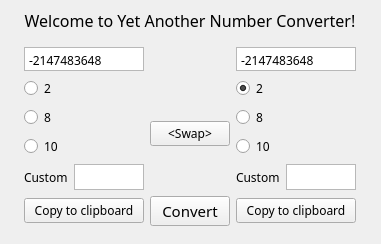
<?xml version="1.0" encoding="UTF-8"?>
<ui version="4.0">
 <class>MainWindow</class>
 <widget class="QMainWindow" name="MainWindow">
  <property name="geometry">
   <rect>
    <x>0</x>
    <y>0</y>
    <width>381</width>
    <height>234</height>
   </rect>
  </property>
  <property name="minimumSize">
   <size>
    <width>350</width>
    <height>0</height>
   </size>
  </property>
  <property name="windowTitle">
   <string>MainWindow</string>
  </property>
  <widget class="QWidget" name="centralwidget">
   <property name="baseSize">
    <size>
     <width>382</width>
     <height>235</height>
    </size>
   </property>
   <layout class="QGridLayout" name="gridLayout_2">
    <item row="2" column="3">
     <spacer name="horizontalSpacer_2">
      <property name="orientation">
       <enum>Qt::Orientation::Horizontal</enum>
      </property>
      <property name="sizeHint" stdset="0">
       <size>
        <width>150</width>
        <height>20</height>
       </size>
      </property>
     </spacer>
    </item>
    <item row="6" column="2">
     <spacer name="verticalSpacer">
      <property name="orientation">
       <enum>Qt::Orientation::Vertical</enum>
      </property>
      <property name="sizeHint" stdset="0">
       <size>
        <width>20</width>
        <height>75</height>
       </size>
      </property>
     </spacer>
    </item>
    <item row="0" column="2">
     <spacer name="verticalSpacer_2">
      <property name="orientation">
       <enum>Qt::Orientation::Vertical</enum>
      </property>
      <property name="sizeHint" stdset="0">
       <size>
        <width>20</width>
        <height>75</height>
       </size>
      </property>
     </spacer>
    </item>
    <item row="2" column="2">
     <widget class="QWidget" name="gridWidget" native="true">
      <layout class="QGridLayout" name="gridLayout">
       <item row="0" column="0">
        <widget class="QTextEdit" name="textEdit">
         <property name="maximumSize">
          <size>
           <width>150</width>
           <height>24</height>
          </size>
         </property>
         <property name="font">
          <font>
           <family>Terminus</family>
          </font>
         </property>
         <property name="cursor" stdset="0">
          <cursorShape>IBeamCursor</cursorShape>
         </property>
         <property name="verticalScrollBarPolicy">
          <enum>Qt::ScrollBarPolicy::ScrollBarAlwaysOff</enum>
         </property>
         <property name="horizontalScrollBarPolicy">
          <enum>Qt::ScrollBarPolicy::ScrollBarAlwaysOff</enum>
         </property>
         <property name="html">
          <string>&lt;!DOCTYPE HTML PUBLIC &quot;-//W3C//DTD HTML 4.0//EN&quot; &quot;http://www.w3.org/TR/REC-html40/strict.dtd&quot;&gt;
&lt;html&gt;&lt;head&gt;&lt;meta name=&quot;qrichtext&quot; content=&quot;1&quot; /&gt;&lt;meta charset=&quot;utf-8&quot; /&gt;&lt;style type=&quot;text/css&quot;&gt;
p, li { white-space: pre-wrap; }
hr { height: 1px; border-width: 0; }
li.unchecked::marker { content: &quot;\2610&quot;; }
li.checked::marker { content: &quot;\2612&quot;; }
&lt;/style&gt;&lt;/head&gt;&lt;body style=&quot; font-family:'Terminus'; font-size:9pt; font-weight:400; font-style:normal;&quot;&gt;
&lt;p style=&quot; margin-top:0px; margin-bottom:0px; margin-left:0px; margin-right:0px; -qt-block-indent:0; text-indent:0px;&quot;&gt;&lt;span style=&quot; font-family:'Sans Serif';&quot;&gt;-2147483648&lt;/span&gt;&lt;/p&gt;&lt;/body&gt;&lt;/html&gt;</string>
         </property>
        </widget>
       </item>
       <item row="0" column="2">
        <widget class="QTextEdit" name="textEdit_7">
         <property name="maximumSize">
          <size>
           <width>150</width>
           <height>24</height>
          </size>
         </property>
         <property name="font">
          <font>
           <family>Terminus</family>
           <bold>false</bold>
          </font>
         </property>
         <property name="cursor" stdset="0">
          <cursorShape>IBeamCursor</cursorShape>
         </property>
         <property name="verticalScrollBarPolicy">
          <enum>Qt::ScrollBarPolicy::ScrollBarAlwaysOff</enum>
         </property>
         <property name="horizontalScrollBarPolicy">
          <enum>Qt::ScrollBarPolicy::ScrollBarAlwaysOff</enum>
         </property>
         <property name="readOnly">
          <bool>true</bool>
         </property>
         <property name="html">
          <string>&lt;!DOCTYPE HTML PUBLIC &quot;-//W3C//DTD HTML 4.0//EN&quot; &quot;http://www.w3.org/TR/REC-html40/strict.dtd&quot;&gt;
&lt;html&gt;&lt;head&gt;&lt;meta name=&quot;qrichtext&quot; content=&quot;1&quot; /&gt;&lt;meta charset=&quot;utf-8&quot; /&gt;&lt;style type=&quot;text/css&quot;&gt;
p, li { white-space: pre-wrap; }
hr { height: 1px; border-width: 0; }
li.unchecked::marker { content: &quot;\2610&quot;; }
li.checked::marker { content: &quot;\2612&quot;; }
&lt;/style&gt;&lt;/head&gt;&lt;body style=&quot; font-family:'Terminus'; font-size:9pt; font-weight:400; font-style:normal;&quot;&gt;
&lt;p style=&quot; margin-top:0px; margin-bottom:0px; margin-left:0px; margin-right:0px; -qt-block-indent:0; text-indent:0px;&quot;&gt;&lt;span style=&quot; font-family:'Sans Serif';&quot;&gt;-2147483648&lt;/span&gt;&lt;/p&gt;&lt;/body&gt;&lt;/html&gt;</string>
         </property>
        </widget>
       </item>
       <item row="1" column="0">
        <layout class="QGridLayout" name="gridLayout_3">
         <item row="2" column="0">
          <widget class="QRadioButton" name="radioButtonTenInput">
           <property name="font">
            <font>
             <family>Terminus</family>
            </font>
           </property>
           <property name="text">
            <string>10</string>
           </property>
           <property name="checked">
            <bool>true</bool>
           </property>
          </widget>
         </item>
         <item row="1" column="0">
          <widget class="QRadioButton" name="radioButtonEightInput">
           <property name="font">
            <font>
             <family>Terminus</family>
            </font>
           </property>
           <property name="text">
            <string>8</string>
           </property>
          </widget>
         </item>
         <item row="0" column="0">
          <widget class="QRadioButton" name="radioButtonTwoInput">
           <property name="font">
            <font>
             <family>Terminus</family>
            </font>
           </property>
           <property name="text">
            <string>2</string>
           </property>
           <property name="checked">
            <bool>false</bool>
           </property>
          </widget>
         </item>
         <item row="3" column="0">
          <layout class="QHBoxLayout" name="horizontalLayout_10">
           <item>
            <widget class="QLabel" name="label">
             <property name="minimumSize">
              <size>
               <width>0</width>
               <height>2</height>
              </size>
             </property>
             <property name="maximumSize">
              <size>
               <width>16777215</width>
               <height>26</height>
              </size>
             </property>
             <property name="font">
              <font>
               <family>Terminus</family>
               <pointsize>9</pointsize>
              </font>
             </property>
             <property name="text">
              <string>Custom</string>
             </property>
            </widget>
           </item>
           <item>
            <widget class="QTextEdit" name="textEdit_2">
             <property name="enabled">
              <bool>true</bool>
             </property>
             <property name="minimumSize">
              <size>
               <width>0</width>
               <height>0</height>
              </size>
             </property>
             <property name="maximumSize">
              <size>
               <width>100</width>
               <height>26</height>
              </size>
             </property>
             <property name="cursor" stdset="0">
              <cursorShape>IBeamCursor</cursorShape>
             </property>
             <property name="verticalScrollBarPolicy">
              <enum>Qt::ScrollBarPolicy::ScrollBarAlwaysOff</enum>
             </property>
             <property name="horizontalScrollBarPolicy">
              <enum>Qt::ScrollBarPolicy::ScrollBarAlwaysOff</enum>
             </property>
            </widget>
           </item>
          </layout>
         </item>
        </layout>
       </item>
       <item row="1" column="1">
        <layout class="QHBoxLayout" name="horizontalLayout_3">
         <item>
          <widget class="QPushButton" name="pushButton">
           <property name="font">
            <font>
             <family>Terminus</family>
             <pointsize>9</pointsize>
            </font>
           </property>
           <property name="text">
            <string>&lt;Swap&gt;</string>
           </property>
          </widget>
         </item>
        </layout>
       </item>
       <item row="1" column="2">
        <layout class="QGridLayout" name="gridLayout_7">
         <item row="1" column="0">
          <widget class="QRadioButton" name="radioButtonEightInput_4">
           <property name="font">
            <font>
             <family>Terminus</family>
            </font>
           </property>
           <property name="text">
            <string>8</string>
           </property>
          </widget>
         </item>
         <item row="0" column="0">
          <widget class="QRadioButton" name="radioButtonTwoInput_4">
           <property name="font">
            <font>
             <family>Terminus</family>
            </font>
           </property>
           <property name="text">
            <string>2</string>
           </property>
           <property name="checked">
            <bool>true</bool>
           </property>
          </widget>
         </item>
         <item row="2" column="0">
          <widget class="QRadioButton" name="radioButtonTenInput_4">
           <property name="font">
            <font>
             <family>Terminus</family>
            </font>
           </property>
           <property name="text">
            <string>10</string>
           </property>
           <property name="checked">
            <bool>false</bool>
           </property>
          </widget>
         </item>
         <item row="3" column="0">
          <layout class="QHBoxLayout" name="horizontalLayout_13">
           <item>
            <widget class="QLabel" name="label_4">
             <property name="minimumSize">
              <size>
               <width>0</width>
               <height>2</height>
              </size>
             </property>
             <property name="maximumSize">
              <size>
               <width>16777215</width>
               <height>26</height>
              </size>
             </property>
             <property name="font">
              <font>
               <family>Terminus</family>
               <pointsize>9</pointsize>
              </font>
             </property>
             <property name="text">
              <string>Custom</string>
             </property>
            </widget>
           </item>
           <item>
            <widget class="QTextEdit" name="textEdit_6">
             <property name="enabled">
              <bool>true</bool>
             </property>
             <property name="minimumSize">
              <size>
               <width>0</width>
               <height>0</height>
              </size>
             </property>
             <property name="maximumSize">
              <size>
               <width>100</width>
               <height>26</height>
              </size>
             </property>
             <property name="cursor" stdset="0">
              <cursorShape>IBeamCursor</cursorShape>
             </property>
             <property name="verticalScrollBarPolicy">
              <enum>Qt::ScrollBarPolicy::ScrollBarAlwaysOff</enum>
             </property>
             <property name="horizontalScrollBarPolicy">
              <enum>Qt::ScrollBarPolicy::ScrollBarAlwaysOff</enum>
             </property>
            </widget>
           </item>
          </layout>
         </item>
        </layout>
       </item>
       <item row="2" column="0">
        <widget class="QPushButton" name="convertButton_2">
         <property name="font">
          <font>
           <family>Terminus</family>
           <pointsize>9</pointsize>
          </font>
         </property>
         <property name="text">
          <string>Copy to clipboard</string>
         </property>
        </widget>
       </item>
       <item row="2" column="1">
        <widget class="QPushButton" name="convertButton">
         <property name="font">
          <font>
           <family>Terminus</family>
           <pointsize>11</pointsize>
          </font>
         </property>
         <property name="text">
          <string>Convert</string>
         </property>
        </widget>
       </item>
       <item row="2" column="2">
        <widget class="QPushButton" name="convertButton_3">
         <property name="font">
          <font>
           <family>Terminus</family>
           <pointsize>9</pointsize>
          </font>
         </property>
         <property name="text">
          <string>Copy to clipboard</string>
         </property>
        </widget>
       </item>
      </layout>
     </widget>
    </item>
    <item row="2" column="0">
     <spacer name="horizontalSpacer">
      <property name="orientation">
       <enum>Qt::Orientation::Horizontal</enum>
      </property>
      <property name="sizeHint" stdset="0">
       <size>
        <width>150</width>
        <height>20</height>
       </size>
      </property>
     </spacer>
    </item>
    <item row="1" column="2">
     <widget class="QLabel" name="label_5">
      <property name="font">
       <font>
        <family>Terminus</family>
        <pointsize>12</pointsize>
       </font>
      </property>
      <property name="text">
       <string>Welcome to Yet Another Number Converter!</string>
      </property>
      <property name="alignment">
       <set>Qt::AlignmentFlag::AlignCenter</set>
      </property>
      <property name="wordWrap">
       <bool>true</bool>
      </property>
     </widget>
    </item>
   </layout>
  </widget>
 </widget>
 <resources/>
 <connections/>
</ui>
